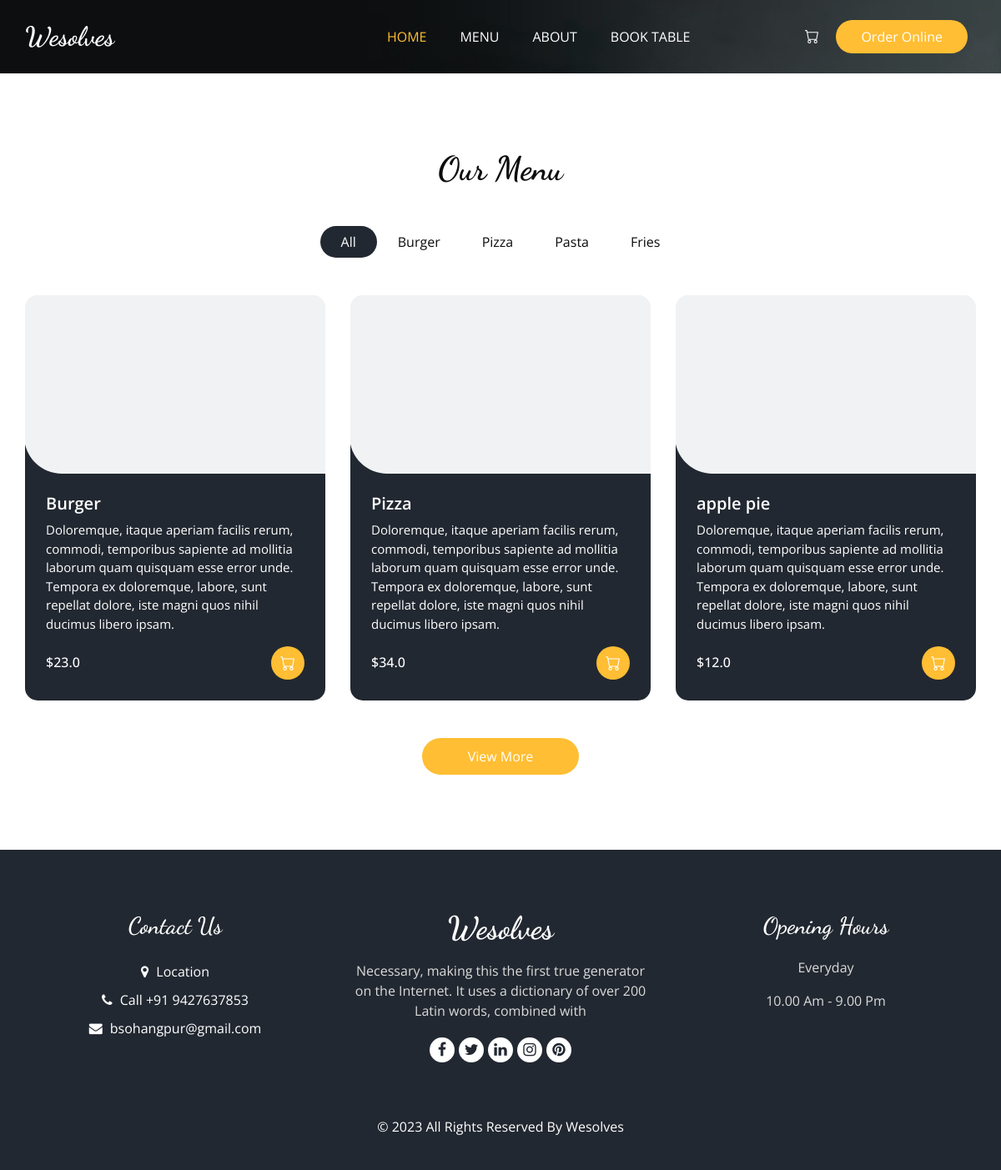
The app's page /menu/ with its own data.
### Main/models.py (models this page shows, shortened)
class Menu(models.Model):
    name = models.CharField(max_length=255, default='')
    detail = models.TextField(default='')
    price = models.FloatField(default='')
    image = models.URLField(default='')

### Main/views.py (the view)
# urls.py: path('menu/', MenuPage.as_view(), name='menu'),
class MenuPage(View):
    def get(self, request):
        menuItems = Menu.objects.all()
        return render(request, 'menu.html', {'menus': menuItems})

### Template/menu.html (shortened to what this page needs)
<!DOCTYPE html>
<html>
{% block content %}
{% include 'Head.html' %}
{% load static %}
<body class="sub_page">
  <div class="hero_area">
    {% include 'HeroImg.html' %}
    <header class="header_section">
      <div class="container">
        {% include 'Navbar.html' %}
      </div>
    </header>
  </div>
  <section class="food_section layout_padding">
    <div class="container">
      <div class="heading_container heading_center">
        <h2>
          Our Menu
        </h2>
      </div>
      <ul class="filters_menu">
        <li class="active" data-filter="*">All</li>
        <li data-filter=".burger">Burger</li>
        <li data-filter=".pizza">Pizza</li>
        <li data-filter=".pasta">Pasta</li>
        <li data-filter=".fries">Fries</li>
      </ul>
      <div class="filters-content">
        <div class="row grid">
          {% for menu in menus %}
          <div class="col-sm-6 col-lg-4 all pasta">
            <div class="box">
              <div>
                <a href="{% url 'singlemenu' menu.id %}" class="">
                  <div class="img-box">
                  </div>
                </a>
                <div class="detail-box">
                  <h5>
                    {{menu.name}}
                  </h5>
                  <p>
                    {{menu.detail}}
                  </p>
                  <div class="options">
                    <h6>
                      ${{menu.price}}
                    </h6>
                    <a href="">
                    </a>
                  </div>
                </div>
              </div>
            </div>
          </div>
          {% endfor %}
        </div>
      </div>
      <div class="btn-box">
        <a href="">
          View More
        </a>
      </div>
    </div>
  </section>
  {% include 'Footer.html' %}
  {% endblock %}
</body>
</html>

### Template/Head.html (shortened to what this page needs)
{% block content %}
{% load static %}
<head>
  <link rel="stylesheet" type="text/css" href="{% static 'css/bootstrap.css' %}" />
  <link rel="stylesheet" type="text/css" href="https://cdnjs.cloudflare.com/ajax/libs/OwlCarousel2/2.3.4/assets/owl.carousel.min.css" />
  <link rel="stylesheet" href="https://cdnjs.cloudflare.com/ajax/libs/jquery-nice-select/1.1.0/static/css/nice-select.min.css" />
  <link href="{% static 'css/font-awesome.min.css' %}" rel="stylesheet" />
  <link href="{% static 'css/style.css' %}" rel="stylesheet" />
  <link href="{% static 'css/responsive.css' %}" rel="stylesheet" />
</head>
{% endblock %}

### Template/HeroImg.html
{% block content %}
{% load static %}
<div class="bg-box">
    <img src="{% static 'images/hero-bg.jpg' %}" alt="">
</div>
{% endblock %}

### Template/Navbar.html (shortened to what this page needs)
{% block content %}
<nav class="navbar navbar-expand-lg custom_nav-container ">
    <a class="navbar-brand" href="index">
        <span>
            Wesolves
        </span>
    </a>
    <div class="collapse navbar-collapse" id="navbarSupportedContent">
        <ul class="navbar-nav  mx-auto ">
            <li class="nav-item active">
                <a class="nav-link" href="{% url 'home' %}">Home <span class="sr-only">(current)</span></a>
            </li>
            <li class="nav-item">
                <a class="nav-link" href="{% url 'menu' %}">Menu</a>
            </li>
            <li class="nav-item">
                <a class="nav-link" href="{% url 'about' %}">About</a>
            </li>
            <li class="nav-item">
                <a class="nav-link" href="{% url 'book' %}">Book Table</a>
            </li>
        </ul>
        <div class="user_option">
            <a class="cart_link" href="#">
            </a>
            <a href="" class="order_online">
                Order Online
            </a>
        </div>
    </div>
</nav>
{% endblock %}

### Template/Footer.html
{% block content %}
<footer class="footer_section">
    <div class="container">
      <div class="row">
        <div class="col-md-4 footer-col">
          <div class="footer_contact">
            <h4>
              Contact Us
            </h4>
            <div class="contact_link_box">
              <a href="">
                <i class="fa fa-map-marker" aria-hidden="true"></i>
                <span>
                  Location
                </span>
              </a>
              <a href="">
                <i class="fa fa-phone" aria-hidden="true"></i>
                <span>
                  Call +91 9427637853
                </span>
              </a>
              <a href="">
                <i class="fa fa-envelope" aria-hidden="true"></i>
                <span>
                  bsohangpur@gmail.com
                </span>
              </a>
            </div>
          </div>
        </div>
        <div class="col-md-4 footer-col">
          <div class="footer_detail">
            <a href="" class="footer-logo">
              Wesolves
            </a>
            <p>
              Necessary, making this the first true generator on the Internet. It uses a dictionary of over 200 Latin words, combined with
            </p>
            <div class="footer_social">
              <a href="">
                <i class="fa fa-facebook" aria-hidden="true"></i>
              </a>
              <a href="">
                <i class="fa fa-twitter" aria-hidden="true"></i>
              </a>
              <a href="">
                <i class="fa fa-linkedin" aria-hidden="true"></i>
              </a>
              <a href="">
                <i class="fa fa-instagram" aria-hidden="true"></i>
              </a>
              <a href="">
                <i class="fa fa-pinterest" aria-hidden="true"></i>
              </a>
            </div>
          </div>
        </div>
        <div class="col-md-4 footer-col">
          <h4>
            Opening Hours
          </h4>
          <p>
            Everyday
          </p>
          <p>
            10.00 Am - 9.00 Pm
          </p>
        </div>
      </div>
      <div class="footer-info">
        <p>
          &copy; <span id="displayYear"></span> All Rights Reserved By
          <a href="https://wesolves.tech/">Wesolves</a>
        </p>
      </div>
    </div>
  </footer>
{% endblock %}

### Template/Script.html (shortened to what this page needs)
{% block content %}
{% load static %}
{% endblock %}

### Static/css/responsive.css (style rules this page uses)
@media (min-width: 1200px) { .container { max-width: 1170px; } }

### records on screen
Menu: name "Burger", detail "Doloremque, itaque aperiam facilis rerum, commodi, temporibus sapiente ad mollitia laborum quam quisquam esse error unde. Tempora ex doloremque, labore, sunt repellat dolore, iste magni quos nihil ducimus libero ipsam.", price "23.0"
Menu: name "Pizza", detail "Doloremque, itaque aperiam facilis rerum, commodi, temporibus sapiente ad mollitia laborum quam quisquam esse error unde. Tempora ex doloremque, labore, sunt repellat dolore, iste magni quos nihil ducimus libero ipsam.", price "34.0"
Menu: name "apple pie", detail "Doloremque, itaque aperiam facilis rerum, commodi, temporibus sapiente ad mollitia laborum quam quisquam esse error unde. Tempora ex doloremque, labore, sunt repellat dolore, iste magni quos nihil ducimus libero ipsam.", price "12.0"
